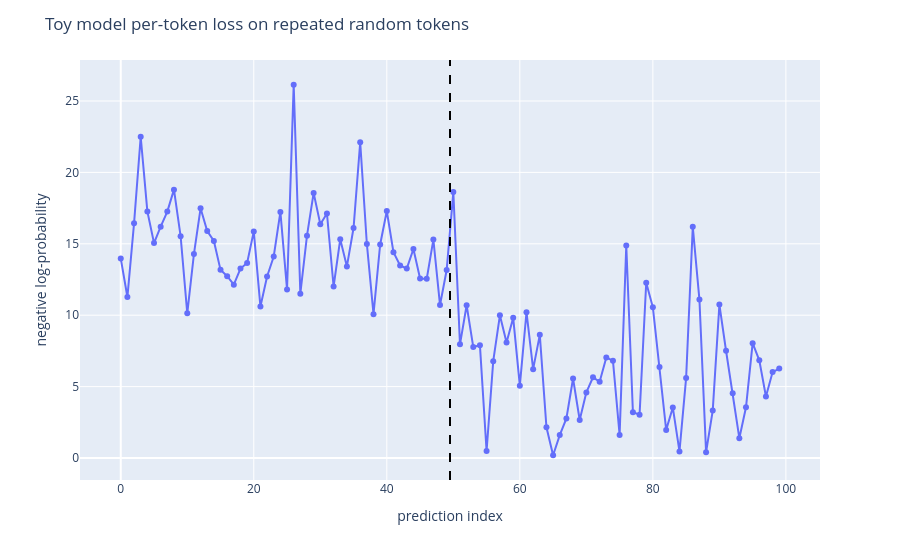

Notebook code cell kept with this figure:
### Code cell
# 아래 코드는 연속되는 두 token pair 가 두번째로 등장했을 때 얼마나 loss가 줄어드는지 나타내는 그래프
SEQ_LEN = 50
rep_tokens, rep_logits, rep_cache = run_and_cache_model_repeated_tokens(
    toy, SEQ_LEN, batch_size=1
)

assert rep_tokens.shape == (1, 1 + 2 * SEQ_LEN)
assert torch.equal(rep_tokens[:, 1 : 1 + SEQ_LEN], rep_tokens[:, 1 + SEQ_LEN :])
assert rep_logits.shape[:2] == rep_tokens.shape

rep_loss = -correct_log_probs(rep_logits, rep_tokens)[0]
rep_str_tokens = toy.to_str_tokens(rep_tokens[0])
assert rep_loss.shape == (2 * SEQ_LEN,)
assert torch.isfinite(rep_loss).all()

first_loss = rep_loss[:SEQ_LEN].mean()
second_loss = rep_loss[SEQ_LEN:].mean()
print(f"First-copy mean loss : {first_loss.item():.3f}")
print(f"Second-copy mean loss: {second_loss.item():.3f}")
print(f"Improvement: {(first_loss - second_loss).item():.3f}")
plot_per_token_loss(
    rep_loss,
    rep_str_tokens,
    SEQ_LEN,
    title="Toy model per-token loss on repeated random tokens",
)

# Later toy sections assume the only batch dimension has been removed.
rep_cache.remove_batch_dim()

### Figure 1 — Plotly figure (JSON) as saved in the notebook; plotly's stock layout.template omitted (floating-point values rounded to 4 significant figures)
{"data": [{"customdata": [["anguage"], [" reign"], ["ای"], [" aides"], [" freight"], [" Break"], [" compete"], [" Ment"], ["··"], [" vaginal"], [" burn"], ["을"], ["Connell"], [" affiliates"], ["Back"], ["Trigger"], [" blade"], ["ų"], [" emotion"], [" Ash"], [" rupture"], ["ian"], [" pickup"], [" Theresa"], [" creepy"], [" libert"], ["uclidean"], [" repairs"], ["ylvan"], ["τή"], [" playwright"], [" decou"], [" deliver"], [" Steele"], ["70"], [" employing"], ["idopsis"], ["hidden"], [" Ren"], ["UTR"], [" morale"], [" vacant"], [" _("], [" contra"], ["ィ"], [" vocals"], [" reduces"], ["Civil"], ["ussion"], [" deeds"], ["anguage"], [" reign"], ["ای"], [" aides"], [" freight"], [" Break"], [" compete"], [" Ment"], ["··"], [" vaginal"], [" burn"], ["을"], ["Connell"], [" affiliates"], ["Back"], ["Trigger"], [" blade"], ["ų"], [" emotion"], [" Ash"], [" rupture"], ["ian"], [" pickup"], [" Theresa"], [" creepy"], [" libert"], ["uclidean"], [" repairs"], ["ylvan"], ["τή"], [" playwright"], [" decou"], [" deliver"], [" Steele"], ["70"], [" employing"], ["idopsis"], ["hidden"], [" Ren"], ["UTR"], [" morale"], [" vacant"], [" _("], [" contra"], ["ィ"], [" vocals"], [" reduces"], ["Civil"], ["ussion"], [" deeds"]], "hovertemplate": "prediction=%{x}<br>target=%{customdata[0]}<br>loss=%{y:.3f}<extra></extra>", "legendgroup": "", "line": {"color": "#636efa", "dash": "solid"}, "marker": {"symbol": "circle"}, "mode": "lines+markers", "name": "", "orientation": "v", "showlegend": false, "type": "scatter", "x": [0, 1, 2, 3, 4, 5, 6, 7, 8, 9, 10, 11, 12, 13, 14, 15, 16, 17, 18, 19, 20, 21, 22, 23, 24, 25, 26, 27, 28, 29, 30, 31, 32, 33, 34, 35, 36, 37, 38, 39, 40, 41, 42, 43, 44, 45, 46, 47, 48, 49, 50, 51, 52, 53, 54, 55, 56, 57, 58, 59, 60, 61, 62, 63, 64, 65, 66, 67, 68, 69, 70, 71, 72, 73, 74, 75, 76, 77, 78, 79, 80, 81, 82, 83, 84, 85, 86, 87, 88, 89, 90, 91, 92, 93, 94, 95, 96, 97, 98, 99], "xaxis": "x", "y": [13.98, 11.27, 16.43, 22.49, 17.27, 15.05, 16.2, 17.25, 18.79, 15.54, 10.13, 14.28, 17.49, 15.89, 15.2, 13.18, 12.73, 12.14, 13.26, 13.65, 15.87, 10.6, 12.71, 14.11, 17.23, 11.8, 26.14, 11.51, 15.57, 18.56, 16.37, 17.12, 12.01, 15.32, 13.41, 16.1, 22.11, 14.99, 10.07, 14.95, 17.29, 14.41, 13.49, 13.26, 14.63, 12.57, 12.54, 15.3, 10.71, 13.17, 18.62, 7.957, 10.7, 7.769, 7.889, 0.4905, 6.782, 9.994, 8.081, 9.816, 5.067, 10.21, 6.223, 8.623, 2.155, 0.1936, 1.607, 2.768, 5.569, 2.66, 4.595, 5.651, 5.342, 7.044, 6.802, 1.612, 14.88, 3.201, 3.036, 12.28, 10.55, 6.38, 1.969, 3.531, 0.4644, 5.611, 16.19, 11.09, 0.4105, 3.321, 10.74, 7.51, 4.537, 1.389, 3.55, 8.044, 6.844, 4.305, 6.015, 6.267], "yaxis": "y"}], "layout": {"legend": {"tracegroupgap": 0}, "margin": {"t": 60}, "shapes": [{"line": {"color": "black", "dash": "dash"}, "type": "line", "x0": 49.5, "x1": 49.5, "xref": "x", "y0": 0, "y1": 1, "yref": "y domain"}], "title": {"text": "Toy model per-token loss on repeated random tokens"}, "xaxis": {"anchor": "y", "domain": [0, 1], "title": {"text": "prediction index"}}, "yaxis": {"anchor": "x", "domain": [0, 1], "title": {"text": "negative log-probability"}}}}
